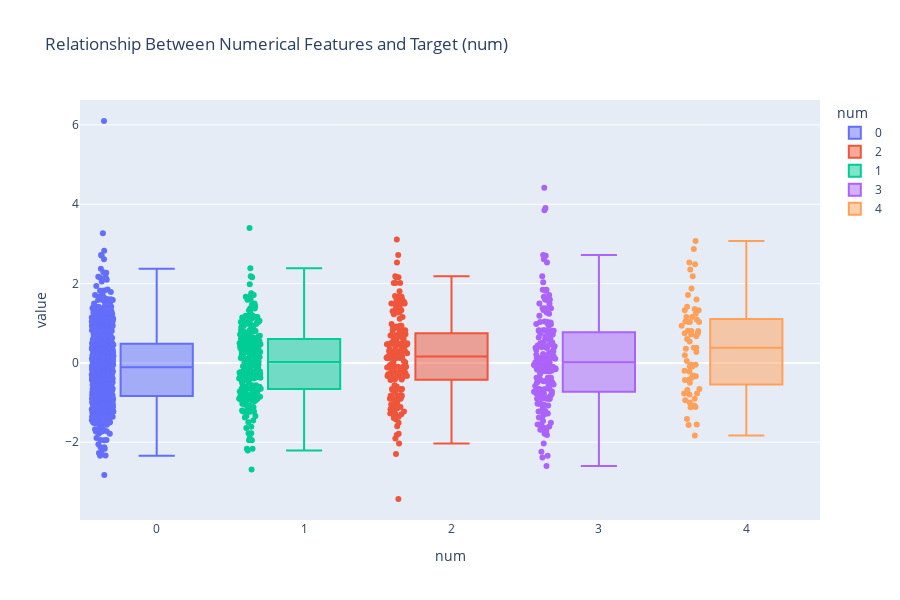

Notebook code cell kept with this figure:
### Markdown cell above
## Relationship Between Numerical Features and Target (num)

### Code cell
px.box(df, x='num', y=num_cols, points='all', color='num', title='Relationship Between Numerical Features and Target (num)', width=900, height=600)

### Figure 1 — Plotly figure (JSON) as saved in the notebook; plotly's stock layout.template omitted (floating-point values rounded to 4 significant figures; data arrays with more than 128 entries replaced by an {"elided": "..."} marker saying what was removed)
{"data": [{"alignmentgroup": "True", "boxpoints": "all", "hovertemplate": "num=%{x}<br>value=%{y}<extra></extra>", "legendgroup": "0", "marker": {"color": "#636efa"}, "name": "0", "notched": false, "offsetgroup": "0", "orientation": "v", "showlegend": true, "type": "box", "x": {"elided": "800 int values"}, "x0": " ", "xaxis": "x", "y": {"elided": "800 float values"}, "y0": " ", "yaxis": "y"}, {"alignmentgroup": "True", "boxpoints": "all", "hovertemplate": "num=%{x}<br>value=%{y}<extra></extra>", "legendgroup": "2", "marker": {"color": "#EF553B"}, "name": "2", "notched": false, "offsetgroup": "2", "orientation": "v", "showlegend": true, "type": "box", "x": {"elided": "175 int values"}, "x0": " ", "xaxis": "x", "y": {"elided": "175 float values"}, "y0": " ", "yaxis": "y"}, {"alignmentgroup": "True", "boxpoints": "all", "hovertemplate": "num=%{x}<br>value=%{y}<extra></extra>", "legendgroup": "1", "marker": {"color": "#00cc96"}, "name": "1", "notched": false, "offsetgroup": "1", "orientation": "v", "showlegend": true, "type": "box", "x": {"elided": "270 int values"}, "x0": " ", "xaxis": "x", "y": {"elided": "270 float values"}, "y0": " ", "yaxis": "y"}, {"alignmentgroup": "True", "boxpoints": "all", "hovertemplate": "num=%{x}<br>value=%{y}<extra></extra>", "legendgroup": "3", "marker": {"color": "#ab63fa"}, "name": "3", "notched": false, "offsetgroup": "3", "orientation": "v", "showlegend": true, "type": "box", "x": {"elided": "175 int values"}, "x0": " ", "xaxis": "x", "y": {"elided": "175 float values"}, "y0": " ", "yaxis": "y"}, {"alignmentgroup": "True", "boxpoints": "all", "hovertemplate": "num=%{x}<br>value=%{y}<extra></extra>", "legendgroup": "4", "marker": {"color": "#FFA15A"}, "name": "4", "notched": false, "offsetgroup": "4", "orientation": "v", "showlegend": true, "type": "box", "x": [4, 4, 4, 4, 4, 4, 4, 4, 4, 4, 4, 4, 4, 4, 4, 4, 4, 4, 4, 4, 4, 4, 4, 4, 4, 4, 4, 4, 4, 4, 4, 4, 4, 4, 4, 4, 4, 4, 4, 4, 4, 4, 4, 4, 4, 4, 4, 4, 4, 4, 4, 4, 4, 4, 4, 4, 4, 4, 4, 4, 4, 4, 4, 4, 4], "x0": " ", "xaxis": "x", "y": [0.6041, 1.158, 0.3827, -0.5027, 0.9362, 1.711, 0.2721, 0.05068, 2.486, 1.047, -1.831, 0.7148, 0.3827, -0.09551, 1.032, -1.111, 1.032, 1.032, 0.7504, 1.878, 1.596, -0.3775, 0.7504, -0.6594, 0.3556, -0.9978, -0.7966, -0.4306, -0.3342, -0.0838, 3.076, -1.413, 0.8023, 0.8023, 1.091, -0.681, -0.315, -1.567, 1.361, -0.7684, -1.554, 0.6724, -0.9431, 0.1921, -1.074, -1.118, -0.2008, 0.5414, -0.7684, 1.415, -1.074, -0.4191, 1.155, -0.04772, 1.241, 1.327, 2.529, 1.327, -0.04772, -0.2195, -0.9067, 0.8113, 2.357, 2.186, 2.873], "y0": " ", "yaxis": "y"}], "layout": {"boxmode": "overlay", "height": 600, "legend": {"title": {"text": "num"}, "tracegroupgap": 0}, "title": {"text": "Relationship Between Numerical Features and Target (num)"}, "width": 900, "xaxis": {"anchor": "y", "categoryarray": [0, 2, 1, 3, 4], "categoryorder": "array", "domain": [0, 1], "title": {"text": "num"}}, "yaxis": {"anchor": "x", "domain": [0, 1], "title": {"text": "value"}}}}
